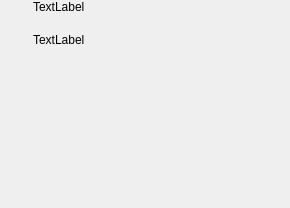
<?xml version="1.0" encoding="UTF-8"?>
<ui version="4.0">
 <class>IndicatorLabel</class>
 <widget class="QWidget" name="IndicatorLabel">
  <property name="geometry">
   <rect>
    <x>0</x>
    <y>0</y>
    <width>290</width>
    <height>208</height>
   </rect>
  </property>
  <property name="windowTitle">
   <string>Form</string>
  </property>
  <widget class="QWidget" name="layoutWidget">
   <property name="geometry">
    <rect>
     <x>0</x>
     <y>0</y>
     <width>119</width>
     <height>51</height>
    </rect>
   </property>
   <layout class="QVBoxLayout" name="verticalLayout">
    <item alignment="Qt::AlignHCenter|Qt::AlignTop">
     <widget class="QLabel" name="label">
      <property name="text">
       <string>TextLabel</string>
      </property>
     </widget>
    </item>
    <item alignment="Qt::AlignHCenter">
     <widget class="QLabel" name="value">
      <property name="styleSheet">
       <string notr="true"/>
      </property>
      <property name="text">
       <string>TextLabel</string>
      </property>
     </widget>
    </item>
   </layout>
  </widget>
 </widget>
 <resources/>
 <connections/>
</ui>
